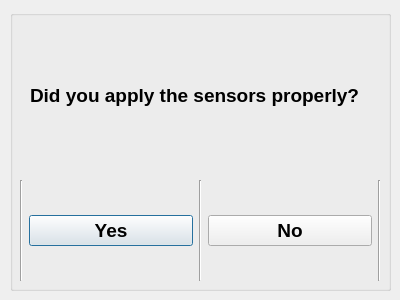
<?xml version="1.0" encoding="UTF-8"?>
<ui version="4.0">
 <class>program_confirm</class>
 <widget class="QDialog" name="program_confirm">
  <property name="geometry">
   <rect>
    <x>0</x>
    <y>0</y>
    <width>400</width>
    <height>300</height>
   </rect>
  </property>
  <property name="windowTitle">
   <string>Dialog</string>
  </property>
  <widget class="QGroupBox" name="groupBox">
   <property name="geometry">
    <rect>
     <x>10</x>
     <y>10</y>
     <width>381</width>
     <height>281</height>
    </rect>
   </property>
   <property name="title">
    <string/>
   </property>
   <widget class="QWidget" name="horizontalLayoutWidget">
    <property name="geometry">
     <rect>
      <x>10</x>
      <y>170</y>
      <width>361</width>
      <height>101</height>
     </rect>
    </property>
    <layout class="QHBoxLayout" name="horizontalLayout">
     <item>
      <widget class="Line" name="line_2">
       <property name="orientation">
        <enum>Qt::Vertical</enum>
       </property>
      </widget>
     </item>
     <item>
      <widget class="QPushButton" name="yes">
       <property name="font">
        <font>
         <pointsize>14</pointsize>
         <weight>75</weight>
         <bold>true</bold>
        </font>
       </property>
       <property name="text">
        <string>Yes</string>
       </property>
      </widget>
     </item>
     <item>
      <widget class="Line" name="line">
       <property name="orientation">
        <enum>Qt::Vertical</enum>
       </property>
      </widget>
     </item>
     <item>
      <widget class="QPushButton" name="pushButton_2">
       <property name="font">
        <font>
         <pointsize>14</pointsize>
         <weight>75</weight>
         <bold>true</bold>
        </font>
       </property>
       <property name="text">
        <string>No</string>
       </property>
      </widget>
     </item>
     <item>
      <widget class="Line" name="line_3">
       <property name="orientation">
        <enum>Qt::Vertical</enum>
       </property>
      </widget>
     </item>
    </layout>
   </widget>
   <widget class="QLabel" name="label">
    <property name="geometry">
     <rect>
      <x>20</x>
      <y>20</y>
      <width>351</width>
      <height>131</height>
     </rect>
    </property>
    <property name="font">
     <font>
      <pointsize>14</pointsize>
      <weight>75</weight>
      <bold>true</bold>
     </font>
    </property>
    <property name="text">
     <string>Did you apply the sensors properly?</string>
    </property>
   </widget>
  </widget>
 </widget>
 <resources/>
 <connections/>
</ui>
